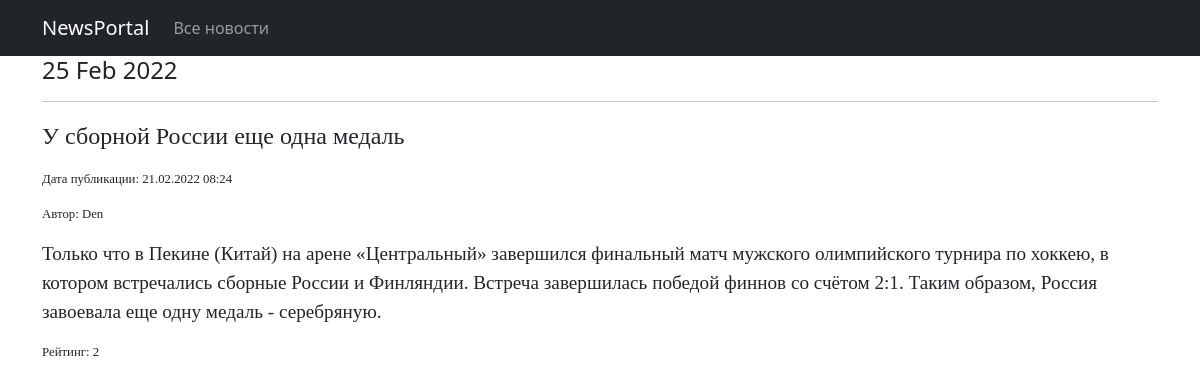
Screenshot of /news/1 with the database file from the repository.
### news/models.py (models this page shows, shortened)
class Post(models.Model):
    article = 'ART'
    news = 'NWS'
    TYPE = [
        (article, 'Статья'),
        (news, 'Новость'),
    ]
    author = models.ForeignKey(Author, on_delete=models.CASCADE)
    type = models.CharField(max_length=3, choices=TYPE, default=news)
    time_in = models.DateTimeField(auto_now_add=True)
    category = models.ManyToManyField(Category, through='PostCategory')
    head = models.CharField(max_length=255)
    text = models.TextField()
    rating = models.SmallIntegerField(default=0)

class Author(models.Model):
    user = models.OneToOneField(User, on_delete=models.CASCADE)
    rating = models.SmallIntegerField(default=0)

### news/views.py (the view)
# urls.py: path('<int:pk>', PostDetail.as_view()),
class PostDetail(DetailView):
    model = Post
    template_name = 'post.html'
    context_object_name = 'post'
    def get_context_data(self, **kwargs):
        context = super().get_context_data(**kwargs)
        context['time_now'] = datetime.utcnow()
        return context

### news/templatetags/custom_filters.py (called while the page is built)
@register.filter(name='censor')
def censor(text):
    cens_list = ['word1', 'word2', 'wo3']
    for word in cens_list:
        text = text.replace(word, '*' * len(word))
    return text

### templates/post.html (shortened to what this page needs)
{% extends 'flatpages/default.html' %}
{% load custom_filters %}
{% block content %}
    <h4>
        {{ time_now | date:'d M Y' }}
    </h4>
    <hr>
    <p style="font-size: 1.5em; font-family: Georgia;">
        {{ post.head | censor}}
    </p>
    <p style="font-size: 0.8em; font-family: Georgia;">
        Дата публикации: {{ post.time_in | date:'d.m.Y H:i' }}
    </p>
    <p style="font-size: 0.8em; font-family: Georgia;">
        Автор: {{ post.author.user.username }}
    </p>
    <p style="font-size: 1.2em; font-family: Georgia;">
        {{ post.text | censor }}
    </p>
    <p style="font-size: 0.8em; font-family: Georgia;">
        Рейтинг: {{ post.rating }}
    </p>
{% endblock content %}

### rows the page displays
Post: head|censor "У сборной России еще одна медаль", time_in "21.02.2022 08:24", author.user.username "Den", text|censor "Только что в Пекине (Китай) на арене «Центральный» завершился финальный матч мужского олимпийского турнира по хоккею, в котором встречались сборные России и Финляндии. Встреча завершилась победой финнов со счётом 2:1. Таким образом, Россия завоевала еще одну медаль - серебряную.", rating "2"

### other values shown
{{ time_now | date:'d M Y' }} "25 Feb 2022"
